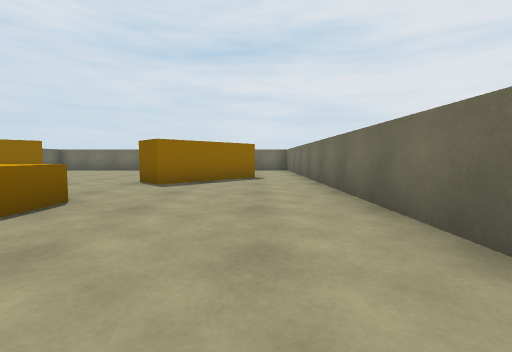
[1] (above)

13 first-person views from a walk through a scene from a Unity 3-D project. The camera is 0.58 m above the floor, tilts 4° down and sees 90° across. The floor is counted in squares, 1 m on a side. Each view is taken from the middle of a square. On the plan, view 1 faces up. The plan holds only what a view shows up to about 9 squares ahead; the rest is blank. The place goes on beyond the plan.

[2]
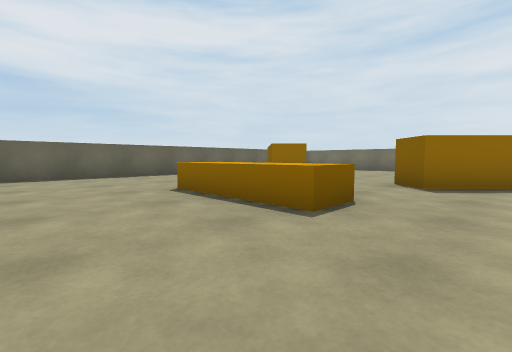

[3]
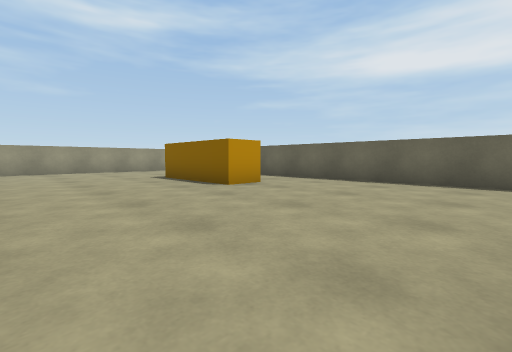

[4]
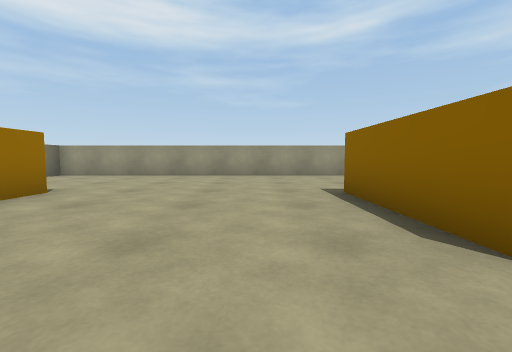

[5]
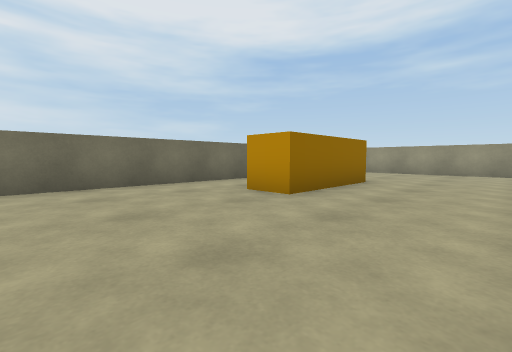

[6]
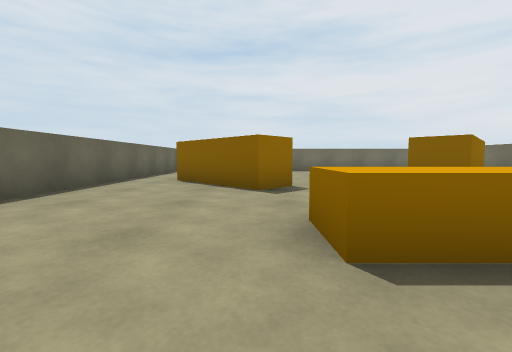

[7]
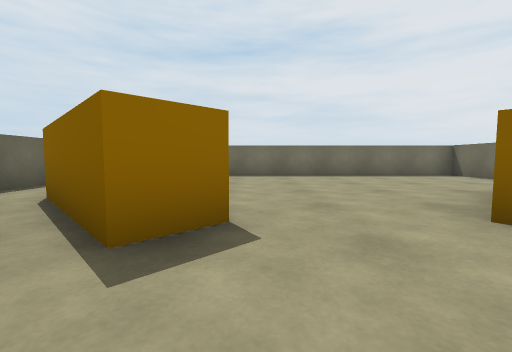

[8]
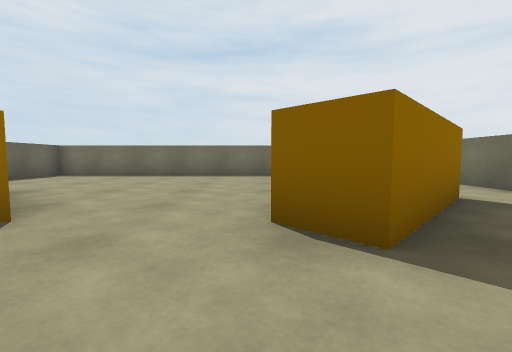

[9]
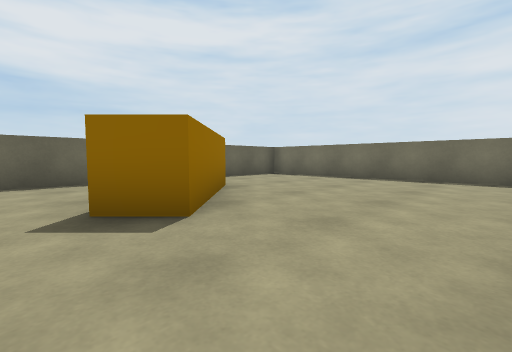

[10]
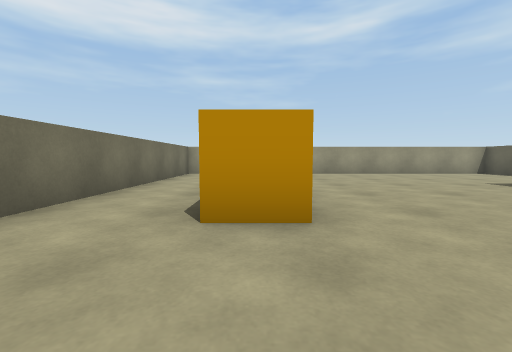

[11]
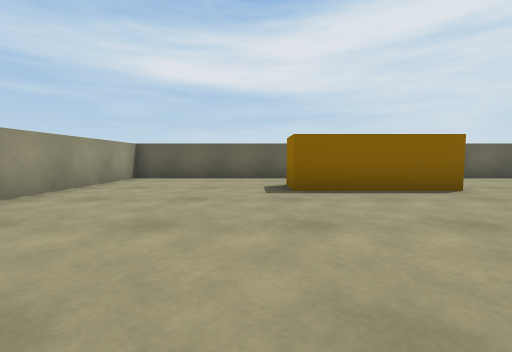

[12]
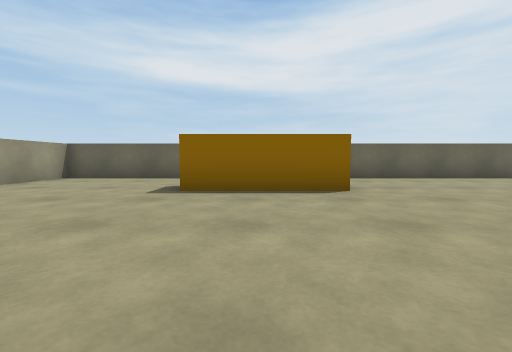

[13]
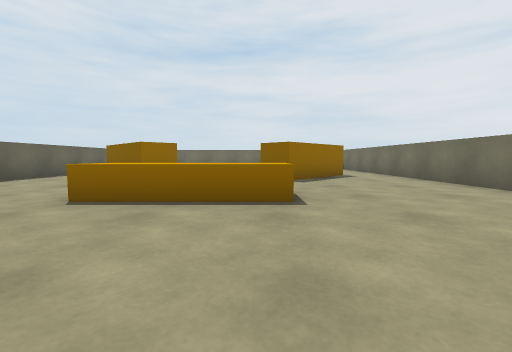

### Floor plan
Points are (right, up) in squares from view 1. A wall is a line through its corners. A room is listed if a view was taken in it or the views show most of it. See-through windows are left out.
Room 1 (views 1, 2, 3, 4, 5, 6, 7, 8, 9, 10, 11, 12, 13)
walls: (-7.5, -2.3) (-6.5, -2.3) (-6.5, -5.3) (-7.5, -5.3); (-1.5, -5.4) (-1.5, -2.3) (-0.5, -2.3); (0, 7.8) (-2.2, 5.6) (-2.9, 6.4); (-7.4, 8.5) (-5.2, 6.3) (-5.9, 5.6) (-8.1, 7.8); (-9.5, -9.5) (1.5, -9.5) (1.5, 12.5) (-9.5, 12.5) (-9.5, -9.5)
low walls: (-2.5, 3.5) (-2.5, 2.4) (-5.5, 2.4) (-5.5, 3.5)

Where each view was taken, in squares from view 1:
view 1: 0 up, 0 right, facing up
view 2: 0 up, 1 left, facing up-left
view 3: 2 up, 3 left, facing down-left
view 4: 1 down, 5 left, facing down
view 5: 1 up, 4 left, facing down-right
view 6: 1 up, 6 left, facing up
view 7: 4 up, 5 left, facing up
view 8: 4 up, 3 left, facing up
view 9: 5 up, 3 left, facing up-left
view 10: 0 up, 1 left, facing down
view 11: 6 down, 2 left, facing left
view 12: 4 down, 2 left, facing left
view 13: 1 down, 3 left, facing up
